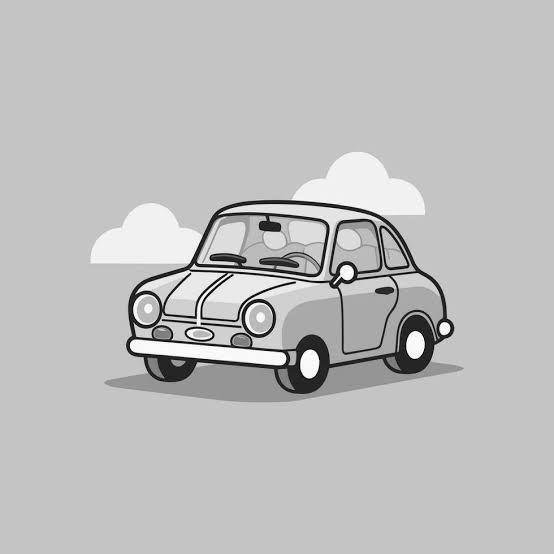
#> input picture LAB EXPERIMENTS/image.jpg, 554 x 554 px, found by its file name
$ python ex16.py   (older library calls are emulated)
#> lines starting #> are read from the running program, lines starting #| are printed output that depends on the picture

import cv2
import numpy as np
from pathlib import Path

folder = (
    Path.home() / "OneDrive" / "Desktop"
    / "Computer Vision" / "ImageProcessing"
)

image = cv2.imread(str(folder / "image.jpg"))
#> image is the input picture: shape (554, 554, 3); min 0, max 255, mean 190.1

if image is None:
    print("Image not found! Check image.jpg")
else:
    gray = cv2.cvtColor(image, cv2.COLOR_BGR2GRAY)

    # Sobel edge detection
    sobel_x = cv2.Sobel(
        gray, cv2.CV_64F, 1, 0, ksize=3
    )
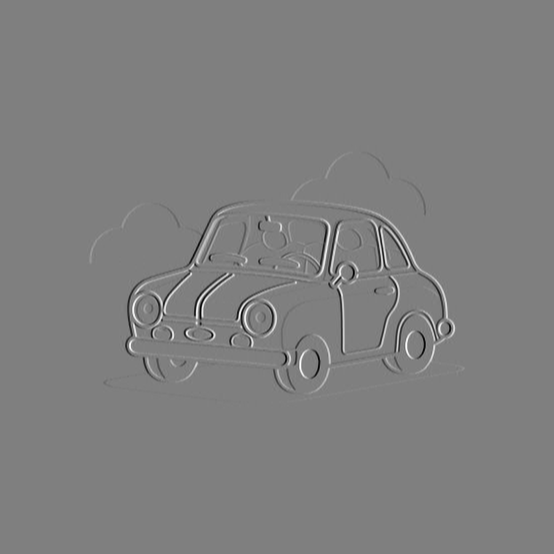
#> sobel_x: shape (554, 554) float64; min -986, max 986, mean 0; drawn with min black and max white
    sobel_y = cv2.Sobel(
        gray, cv2.CV_64F, 0, 1, ksize=3
    )
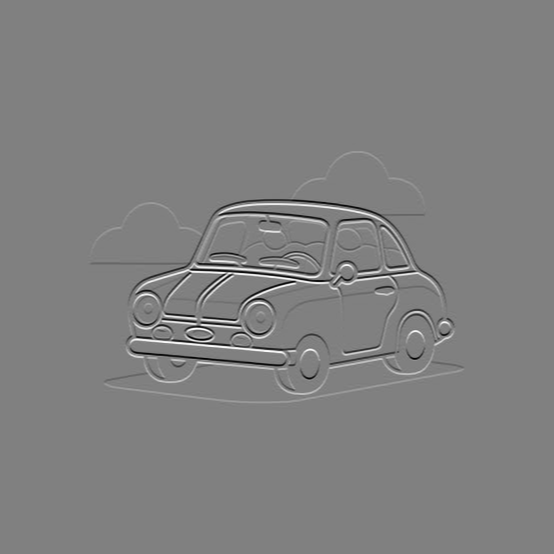
#> sobel_y: shape (554, 554) float64; min -998, max 985, mean 0; drawn with min black and max white

    # Combine X and Y edges
    magnitude = cv2.magnitude(sobel_x, sobel_y)
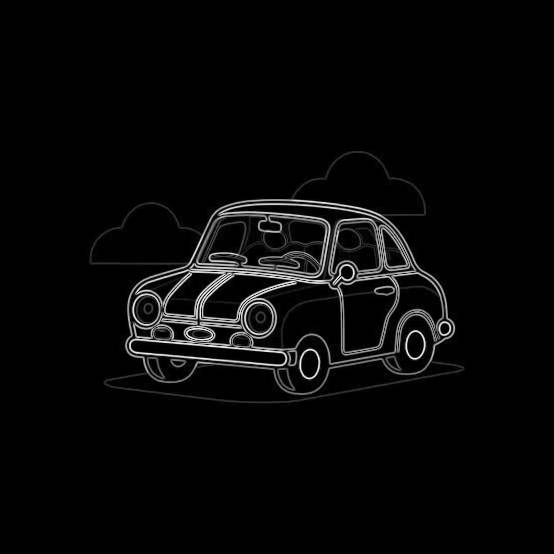
#> magnitude: shape (554, 554) float64; min 0, max 1039.4, mean 31.5; drawn with min black and max white
    output = cv2.convertScaleAbs(magnitude)
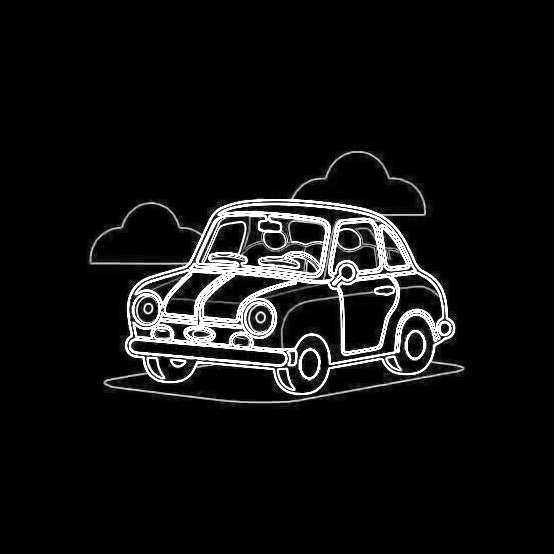
#> output: shape (554, 554); min 0, max 255, mean 17.5

    # Save output
    cv2.imwrite(str(folder / "sobel.jpg"), output)
    print("Output saved as sobel.jpg")

    cv2.imshow("Original Image", image)
    cv2.imshow("Sobel Edge Detection", output)

    cv2.waitKey(0)
    cv2.destroyAllWindows()
